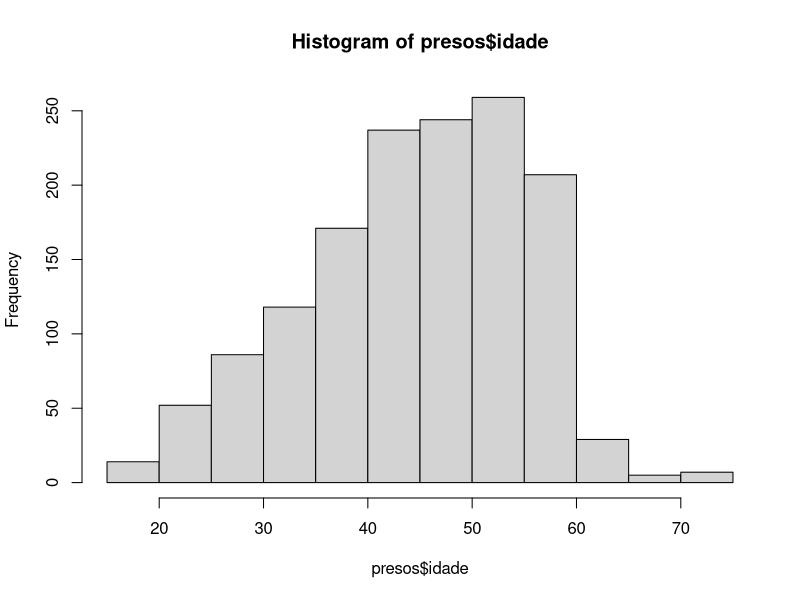
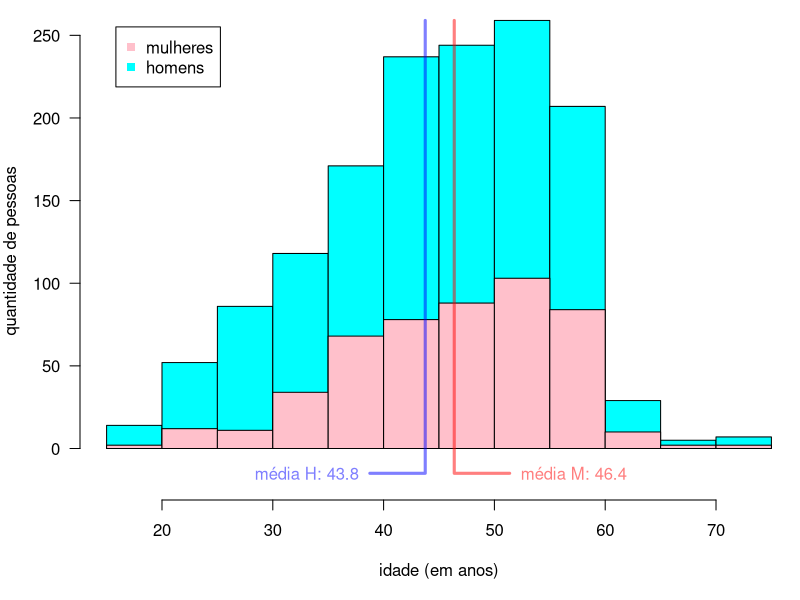

Write R code to recreate these figures, in order.
presos.raw <- read.csv ("presos.csv")
nrow (presos.raw)
table (presos.raw$genero)

presos <- subset (presos.raw, data.nascimento != "")
nrow (presos)

presos$data.nascimento <- as.Date (presos$data.nascimento)
presos$idade <- as.numeric (as.Date ("2023-01-08")
                            - presos$data.nascimento) / 365.25

nrow (subset (presos, idade < 18))
nrow (subset (presos, idade >= 80))

presos <- subset (presos, idade >= 18 & idade < 80)
nrow (presos)
table (presos$genero)

summary (presos$idade)

n <- nrow (presos)
length (which (presos$idade > 45 & presos$idade < 55)) / n
length (which (presos$idade > 40 & presos$idade < 60)) / n

(mean.df <- aggregate (presos, idade ~ genero, mean))
mean.f <- mean.df$idade [1]
mean.m <- mean.df$idade [2]
aggregate (presos, idade ~ genero, median)
t.test (idade ~ genero, presos)

h <- hist (presos$idade)
max.count <- max (h$counts)

png (file = "histograma-idades.png", height = 640, width = 640, pointsize = 24)
par (mar = c (5, 4, 0.1, 0.1))
plot (h, col = "cyan", las = 1, ylim = c (-20, max.count),
      xlab = "idade (em anos)", ylab = "quantidade de pessoas", main = "")
hist (subset(presos, genero == "F")$idade, col = "pink", breaks = h$breaks,
      add = TRUE)
lines (mean.f + c (5, 0, 0), c (-15, -15, max.count), col = "#ff000080",
       lwd = 3)
text (mean.f + 6, -15, adj = c (0, 0.5), col = "#ff000080",
      label = sprintf ("média M: %.1f", mean.f))
lines (mean.m + c (-5, 0, 0), c (-15, -15, max.count), col = "#0000ff80",
       lwd = 3)
text (mean.m - 6, -15, adj = c (1, 0.5), col = "#0000ff80",
      label = sprintf ("média H: %.1f", mean.m))
legend ("topleft", legend = c("mulheres", "homens"), pch = 15,
        col = c("pink", "cyan"), inset = 0.05)
dev.off ()

uf.count <- sort (table (presos$uf), decreasing = TRUE)
uf.count <- uf.count [which (names (uf.count) != "")]
cat ("\n|estado|número|porcentagem|\n|-|-|-|\n")
s <- sum (uf.count)
for (i in names (uf.count))
    cat (sprintf ("|%s|%s|%.1f%%|\n", i, uf.count [i],
                  100 * (uf.count [i] / s)))

length (which (presos$uf == ""))
